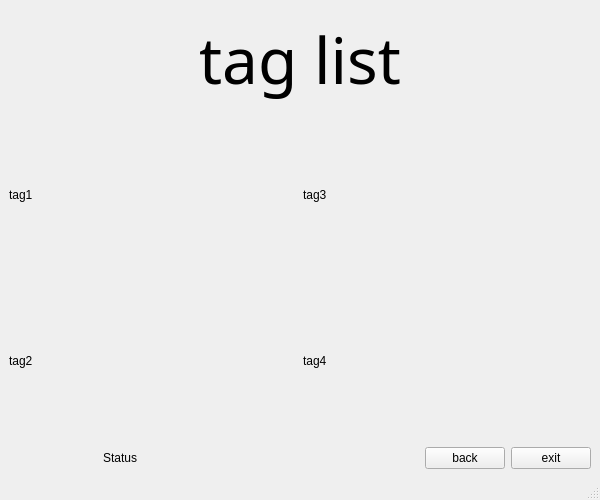
<?xml version="1.0" encoding="UTF-8"?>
<ui version="4.0">
 <class>MainWindow</class>
 <widget class="QMainWindow" name="MainWindow">
  <property name="geometry">
   <rect>
    <x>0</x>
    <y>0</y>
    <width>600</width>
    <height>500</height>
   </rect>
  </property>
  <property name="windowTitle">
   <string>MainWindow</string>
  </property>
  <widget class="QWidget" name="centralwidget">
   <layout class="QVBoxLayout" name="verticalLayout">
    <item>
     <widget class="QLabel" name="login">
      <property name="maximumSize">
       <size>
        <width>16777215</width>
        <height>100</height>
       </size>
      </property>
      <property name="font">
       <font>
        <family>Stencil</family>
        <pointsize>48</pointsize>
       </font>
      </property>
      <property name="text">
       <string>&lt;html&gt;&lt;head/&gt;&lt;body&gt;&lt;p align=&quot;center&quot;&gt;tag list&lt;/p&gt;&lt;/body&gt;&lt;/html&gt;</string>
      </property>
     </widget>
    </item>
    <item>
     <layout class="QGridLayout" name="gridLayout">
      <item row="0" column="1">
       <widget class="QLabel" name="label_3">
        <property name="text">
         <string>tag3</string>
        </property>
       </widget>
      </item>
      <item row="0" column="0">
       <widget class="QLabel" name="label">
        <property name="text">
         <string>tag1</string>
        </property>
       </widget>
      </item>
      <item row="2" column="0">
       <widget class="QLabel" name="label_2">
        <property name="text">
         <string>tag2</string>
        </property>
       </widget>
      </item>
      <item row="2" column="1">
       <widget class="QLabel" name="label_4">
        <property name="text">
         <string>tag4</string>
        </property>
       </widget>
      </item>
     </layout>
    </item>
    <item>
     <layout class="QHBoxLayout" name="horizontalLayout_9">
      <item>
       <spacer name="horizontalSpacer_3">
        <property name="orientation">
         <enum>Qt::Horizontal</enum>
        </property>
        <property name="sizeHint" stdset="0">
         <size>
          <width>40</width>
          <height>20</height>
         </size>
        </property>
       </spacer>
      </item>
      <item>
       <widget class="QLabel" name="Status">
        <property name="text">
         <string>Status</string>
        </property>
       </widget>
      </item>
      <item>
       <spacer name="horizontalSpacer_8">
        <property name="orientation">
         <enum>Qt::Horizontal</enum>
        </property>
        <property name="sizeHint" stdset="0">
         <size>
          <width>40</width>
          <height>20</height>
         </size>
        </property>
       </spacer>
      </item>
      <item>
       <spacer name="horizontalSpacer_4">
        <property name="orientation">
         <enum>Qt::Horizontal</enum>
        </property>
        <property name="sizeHint" stdset="0">
         <size>
          <width>40</width>
          <height>20</height>
         </size>
        </property>
       </spacer>
      </item>
      <item>
       <spacer name="horizontalSpacer_5">
        <property name="orientation">
         <enum>Qt::Horizontal</enum>
        </property>
        <property name="sizeHint" stdset="0">
         <size>
          <width>40</width>
          <height>20</height>
         </size>
        </property>
       </spacer>
      </item>
      <item>
       <widget class="QPushButton" name="back">
        <property name="text">
         <string>back</string>
        </property>
       </widget>
      </item>
      <item>
       <widget class="QPushButton" name="exit">
        <property name="text">
         <string>exit</string>
        </property>
       </widget>
      </item>
     </layout>
    </item>
   </layout>
  </widget>
  <widget class="QMenuBar" name="menubar">
   <property name="geometry">
    <rect>
     <x>0</x>
     <y>0</y>
     <width>600</width>
     <height>22</height>
    </rect>
   </property>
  </widget>
  <widget class="QStatusBar" name="statusbar"/>
 </widget>
 <resources/>
 <connections/>
</ui>
